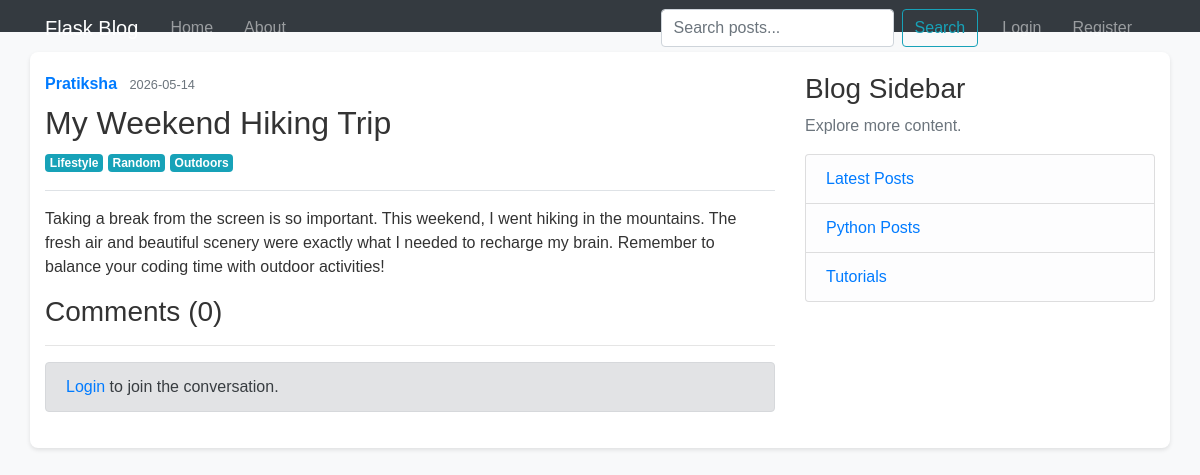
The page /post/5 on the database its author committed.
### flaskblog/models.py (models this page shows, shortened)
class User(db.Model, UserMixin):
    id = db.Column(db.Integer, primary_key=True)
    username = db.Column(db.String(20), unique=True, nullable=False)
    email = db.Column(db.String(120), unique=True, nullable=False)
    image_file = db.Column(db.String(20), nullable=False, default='default.jpg')
    password = db.Column(db.String(60), nullable=False)
    posts = db.relationship('Post', backref='author', lazy=True)
    comments = db.relationship('Comment', backref='author', lazy=True)

class Post(db.Model):
    id = db.Column(db.Integer, primary_key=True)
    title = db.Column(db.String(100), nullable=False)
    date_posted = db.Column(db.DateTime, nullable=False, default=datetime.now)
    content = db.Column(db.Text, nullable=False)
    user_id = db.Column(db.Integer, db.ForeignKey('user.id'), nullable=False)
    tags = db.relationship('Tag', secondary=post_tags, backref=db.backref('posts', lazy='dynamic'))
    comments = db.relationship('Comment', backref='post', lazy=True, cascade="all, delete-orphan")

class Tag(db.Model):
    id = db.Column(db.Integer, primary_key=True)
    name = db.Column(db.String(50), unique=True, nullable=False)

### flaskblog/routes.py (the view, shortened to what this page needs)
@app.route("/post/<int:post_id>", methods=['GET', 'POST'])
def post(post_id):
    post = Post.query.get_or_404(post_id)
    form = CommentForm() # This defines the 'form' variable for the template
    return render_template('post.html', title=post.title, post=post, form=form)

### flaskblog/forms.py
class CommentForm(FlaskForm):
    content = TextAreaField('Comment', validators=[DataRequired()])
    submit = SubmitField('Add Comment')

### flaskblog/templates/post.html (shortened to what this page needs)
{% extends "layout.html" %}
{% block content %}
  <article class="media content-section">
    <div class="media-body">
      <div class="article-metadata">
        <a class="mr-2 font-weight-bold" href="#">{{ post.author.username }}</a>
        <small class="text-muted">{{ post.date_posted.strftime('%Y-%m-%d') }}</small>
      </div>
      <h2 class="article-title mt-2">{{ post.title }}</h2>
      <div class="mb-3">
          {% for tag in post.tags %}
              <a class="badge badge-info" href="{{ url_for('tag_posts', tag_name=tag.name) }}">{{ tag.name }}</a>
          {% endfor %}
      </div>
      <div class="article-content border-top pt-3">
        {{ post.content | safe }}
      </div>
    </div>
  </article>
  <div class="content-section">
    <h3>Comments ({{ post.comments|length }})</h3>
    <hr>
    {% if current_user.is_authenticated %}
        <form method="POST" action="">
            {{ form.hidden_tag() }}
            <fieldset class="form-group">
                <legend class="border-bottom mb-4">Leave a Comment</legend>
                <div class="form-group">
                    {{ form.content.label(class="form-control-label") }}
                    {% if form.content.errors %}
                        {{ form.content(class="form-control form-control-lg is-invalid") }}
                        <div class="invalid-feedback">
                            {% for error in form.content.errors %}
                                <span>{{ error }}</span>
                            {% endfor %}
                        </div>
                    {% else %}
                        {{ form.content(class="form-control form-control-lg") }}
                    {% endif %}
                </div>
            </fieldset>
            <div class="form-group">
                {{ form.submit(class="btn btn-outline-info") }}
            </div>
        </form>
    {% else %}
        <div class="alert alert-secondary mt-3">
            <a href="{{ url_for('login') }}">Login</a> to join the conversation.
        </div>
    {% endif %}
  </div>
{% endblock content %}

### flaskblog/static/main.css (style rules this page uses)
body { background-color: #f8f9fa; font-family: Arial, sans-serif; color: #333; }

### rows shown on the page
User: author.username "Pratiksha"
Post: date_posted "2026-05-14", title "My Weekend Hiking Trip", content "Taking a break from the screen is so important. This weekend, I went hiking in the mountains. The fresh air and beautiful scenery were exactly what I needed to recharge my brain. Remember to balance your coding time with outdoor activities!"
Tag: name "Lifestyle"
Tag: name "Random"
Tag: name "Outdoors"

### other values the page prints
{{ post.comments|length }} "0"
